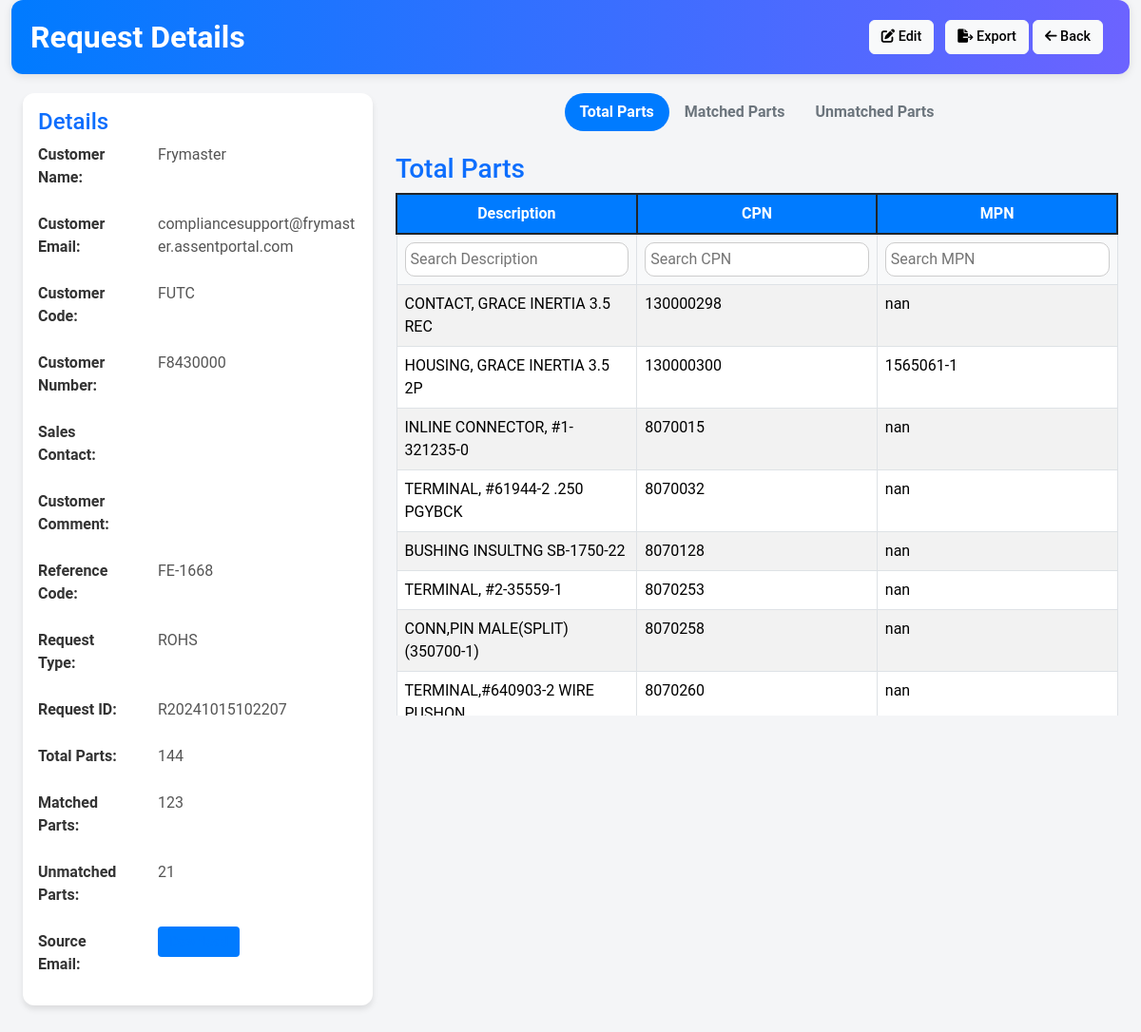
The app's page /view_request/16/ with its own data.
### assapp/models.py (models this page shows)
class Request(models.Model):
    customer_name = models.CharField(max_length=100)
    customer_email = models.EmailField()
    customer_code = models.CharField(max_length=100)
    customer_number = models.CharField(max_length=100)
    sales_contact = models.CharField(max_length=100, blank=True, null=True)
    customer_comment = models.TextField(blank=True, null=True)
    source_email = models.FileField(upload_to='documents/')
    reference_code = models.CharField(max_length=100)
    request_type = models.CharField(max_length=50)
    request_id = models.CharField(max_length=100)  # corrected placement
    request_status = models.CharField(max_length=50)
    total_parts_count = models.PositiveIntegerField(default=0)
    matched_parts_count = models.PositiveIntegerField(default=0)
    unmatched_parts_count = models.PositiveIntegerField(default=0)

class TotalParts(models.Model):
    requestid_requesttype = models.CharField(max_length=100)  # Stores combined ID and type
    description = models.TextField()
    cpn = models.CharField(max_length=100)
    mpn = models.CharField(max_length=100, blank=True, null=True)

### assapp/views.py (the view)
# urls.py: path('view_request/<int:request_id>/', views.view_request, name='view_request'),
def view_request(request, request_id):
    request_instance = get_object_or_404(Request, id=request_id)
    request_id_request_type = f"{request_instance.request_id}_{request_instance.request_type}"
    total_parts = TotalParts.objects.filter(requestid_requesttype=request_id_request_type)
    matched_parts = MatchedParts.objects.filter(requestid_requesttype=request_id_request_type)
    unmatched_parts = UnmatchedParts.objects.filter(requestid_requesttype=request_id_request_type)
    context = {
        'request': request_instance,
        'total_parts': total_parts,
        'matched_parts': matched_parts,
        'unmatched_parts': unmatched_parts
    }
    return render(request, 'assapp/view_request.html', context)

### templates/assapp/view_request.html (shortened to what this page needs)
<!DOCTYPE html>
<html lang="en">
<head>
    <link
        href="https://cdn.jsdelivr.net/npm/bootstrap@5.3.2/dist/css/bootstrap.min.css"
        rel="stylesheet"
    >
    <link rel="stylesheet" href="https://cdnjs.cloudflare.com/ajax/libs/font-awesome/6.0.0-beta3/css/all.min.css">
</head>
<body>
    <div class="container-fluid">
        <div class="header-container d-flex justify-content-between align-items-center">
            <h1>Request Details</h1>
            <div>
                <a href="{% url 'edit_request' request.id %}" class="btn btn-light me-2">
                    <i class="fas fa-edit"></i> Edit
                </a>
                <a href="{% url 'export_to_excel' request.id %}" class="btn btn-light">
                    <i class="fas fa-file-export"></i> Export
                </a>
                <a href="{% url 'request_list' %}" class="btn btn-light me-2">
                    <i class="fas fa-arrow-left"></i> Back
                </a>
            </div>
        </div>
        <div class="content-container container-fluid">
            <div class="row">
                <div class="col-md-4 mb-4">
                    <div class="card">
                        <div class="card-body">
                            <h4 class="card-title text-primary">Details</h4>
                            <div class="details-container">
                                <div class="row">
                                    <label for="customer_name">Customer Name:</label>
                                    <div id="customer_name">{{ request.customer_name }}</div>
                                </div>
                                <div class="row">
                                    <label for="customer_email">Customer Email:</label>
                                    <div id="customer_email">{{ request.customer_email }}</div>
                                </div>
                                <div class="row">
                                    <label for="customer_code">Customer Code:</label>
                                    <div id="customer_code">{{ request.customer_code }}</div>
                                </div>
                                <div class="row">
                                    <label for="customer_number">Customer Number:</label>
                                    <div id="customer_number">{{ request.customer_number }}</div>
                                </div>
                                <div class="row">
                                    <label for="sales_contact">Sales Contact:</label>
                                    <div id="sales_contact">{{ request.sales_contact }}</div>
                                </div>
                                <div class="row">
                                    <label for="customer_comment">Customer Comment:</label>
                                    <div id="customer_comment">{{ request.customer_comment }}</div>
                                </div>
                                <div class="row">
                                    <label for="reference_code">Reference Code:</label>
                                    <div id="reference_code">{{ request.reference_code }}</div>
                                </div>
                                <div class="row">
                                    <label for="request_type">Request Type:</label>
                                    <div id="request_type">{{ request.request_type }}</div>
                                </div>
                                <div class="row">
                                    <label for="request_id">Request ID:</label>
                                    <div id="request_id">{{ request.request_id }}</div>
                                </div>
                                <div class="row">
                                    <label for="total_parts">Total Parts:</label>
                                    <div id="total_parts">{{ request.total_parts_count }}</div>
                                </div>
                                <div class="row">
                                    <label for="matched_parts">Matched Parts:</label>
                                    <div id="matched_parts">{{ request.matched_parts_count }}</div>
                                </div>
                                <div class="row">
                                    <label for="unmatched_parts">Unmatched Parts:</label>
                                    <div id="unmatched_parts">{{ request.unmatched_parts_count }}</div>
                                </div>
                                <div class="row">
                                    <label for="source_email">Source Email:</label>
                                    <div id="source_email">
                                        {% if request.source_email %}
                                            <a href="{{ request.source_email.url }}" download class="button">Download</a>
                                        {% else %}
                                            <span>No file available for download</span>
                                        {% endif %}
                                    </div>
                                </div>
                            </div>
                        </div>
                    </div>
                </div>
                <div class="col-md-8">
                    <ul class="nav nav-tabs" id="partsTab" role="tablist">
                        <li class="nav-item" role="presentation">
                            <button class="nav-link active" id="totalPartsTab" data-bs-toggle="tab" data-bs-target="#totalParts" type="button" role="tab">
                                Total Parts
                            </button>
                        </li>
                        <li class="nav-item" role="presentation">
                            <button class="nav-link" id="matchedPartsTab" data-bs-toggle="tab" data-bs-target="#matchedParts" type="button" role="tab">
                                Matched Parts
                            </button>
                        </li>
                        <li class="nav-item" role="presentation">
                            <button class="nav-link" id="unmatchedPartsTab" data-bs-toggle="tab" data-bs-target="#unmatchedParts" type="button" role="tab">
                                Unmatched Parts
                            </button>
                        </li>
                    </ul>
                    <div class="tab-content mt-4">
                        <div class="table-container active tab-pane fade show" id="totalParts" role="tabpanel">
                            <h3 class="text-primary">Total Parts</h3>
                            <div class="table-responsive">
                                <table class="table table-striped table-hover">
                                    <thead>
                                        <tr>
                                            <th>Description</th>
                                            <th>CPN</th>
                                            <th>MPN</th>
                                        </tr>
                                        <tr>
                                            <td style="position: sticky; top: 40px; background-color: #f8f9fa; z-index: 10;">
                                                <input type="text" class="search-input" placeholder="Search Description" onkeyup="filterTable(this, 0)">
                                            </td>
                                            <td style="position: sticky; top: 40px; background-color: #f8f9fa; z-index: 10;">
                                                <input type="text" class="search-input" placeholder="Search CPN" onkeyup="filterTable(this, 1)">
                                            </td>
                                            <td style="position: sticky; top: 40px; background-color: #f8f9fa; z-index: 10;">
                                                <input type="text" class="search-input" placeholder="Search MPN" onkeyup="filterTable(this, 2)">
                                            </td>
                                        </tr>
                                    </thead>
                                    <tbody>
                                        {% for part in total_parts %}
                                            <tr>
                                                <td>{{ part.description }}</td>
                                                <td>{{ part.cpn }}</td>
                                                <td>{{ part.mpn }}</td>
                                            </tr>
                                        {% empty %}
                                            <tr>
                                                <td colspan="3">No total parts found.</td>
                                            </tr>
                                        {% endfor %}
                                    </tbody>
                                </table>
                            </div>
                        </div>
                    </div>
                </div>
            </div>
        </div>
    </div>
</body>
</html>

### templates/assapp/view_request.html (style rules this page uses)
body, html { height: 100%; margin: 0; background-color: #f4f5f7; font-family: 'Roboto', sans-serif; }
.container-fluid { height: 100%; display: flex; flex-direction: column; }
.header-container { background: linear-gradient(90deg, #007bff, #6c63ff); color: white; padding: 20px; border-radius: 12px; box-shadow: 0 2px 10px rgba(0, 0, 0, 0.1); }
.header-container h1 { font-size: 2rem; margin: 0; font-weight: 600; }
.header-container a { font-weight: 500; }
.content-container { flex: 1; overflow-y: auto; margin-top: 20px; }
.card { border: none; border-radius: 12px; box-shadow: 0 4px 6px rgba(0, 0, 0, 0.1); }
.details-container { display: flex; flex-direction: column; gap: 10px; }
.details-container .row { display: flex; justify-content: space-between; margin-bottom: 15px; }
.details-container .row label { font-weight: 600; color: #333; width: 30%; }
.details-container .row div { font-weight: 400; color: #555; width: 65%; }
.details-container .row div a { color: #007bff; text-decoration: none; font-weight: 500; }
.nav-tabs .nav-link { border: none; font-weight: 600; color: #6c757d; transition: 0.3s; }
.nav-tabs .nav-link.active { background: #007bff; color: white; border-radius: 50px; }
.nav-tabs { border-bottom: 0; justify-content: center; }
.table-container { display: none; }
.table-container.active { display: block; }
.table-responsive { max-height: 550px; overflow-y: auto; }
.table { border: 1px solid #dee2e6; border-radius: 20px; }
.table th { background-color: #007bff; color: #fff; text-align: center; border: 2px solid #212529; position: sticky; top: 0; z-index: 10; }
.table td { border: 1px solid #dee2e6; word-wrap: break-word; word-break: break-word; max-width: 200px; }
.search-input { width: 100%; padding: 5px; box-sizing: border-box; border: 1px solid #ccc; border-radius: 10px; }
.table-striped tbody tr:nth-of-type(odd) { background-color: #f8f9fa; }
.btn { font-size: 0.9rem; font-weight: 600; }
.button { padding: 8px 12px; background-color: #007bff; color: white; border: none; border-radius: 4px; cursor: pointer; text-decoration: none; font-size: 14px; }

### records on screen
Request: customer_name "Frymaster", customer_email "compliancesupport@frymaster.assentportal.com", customer_code "FUTC", customer_number "F8430000", reference_code "FE-1668", request_type "ROHS", request_id "R20241015102207", total_parts_count "144", matched_parts_count "123", unmatched_parts_count "21"
TotalParts: description "CONTACT, GRACE INERTIA 3.5 REC", cpn "130000298", mpn "nan"
TotalParts: description "HOUSING, GRACE INERTIA 3.5 2P", cpn "130000300", mpn "1565061-1"
TotalParts: description "INLINE CONNECTOR, #1-321235-0", cpn "8070015", mpn "nan"
TotalParts: description "TERMINAL, #61944-2 .250 PGYBCK", cpn "8070032", mpn "nan"
TotalParts: description "BUSHING INSULTNG SB-1750-22", cpn "8070128", mpn "nan"
TotalParts: description "TERMINAL, #2-35559-1", cpn "8070253", mpn "nan"
TotalParts: description "CONN,PIN MALE(SPLIT)(350700-1)", cpn "8070258", mpn "nan"
TotalParts: description "TERMINAL,#640903-2 WIRE…", cpn "8070260", mpn "nan"
